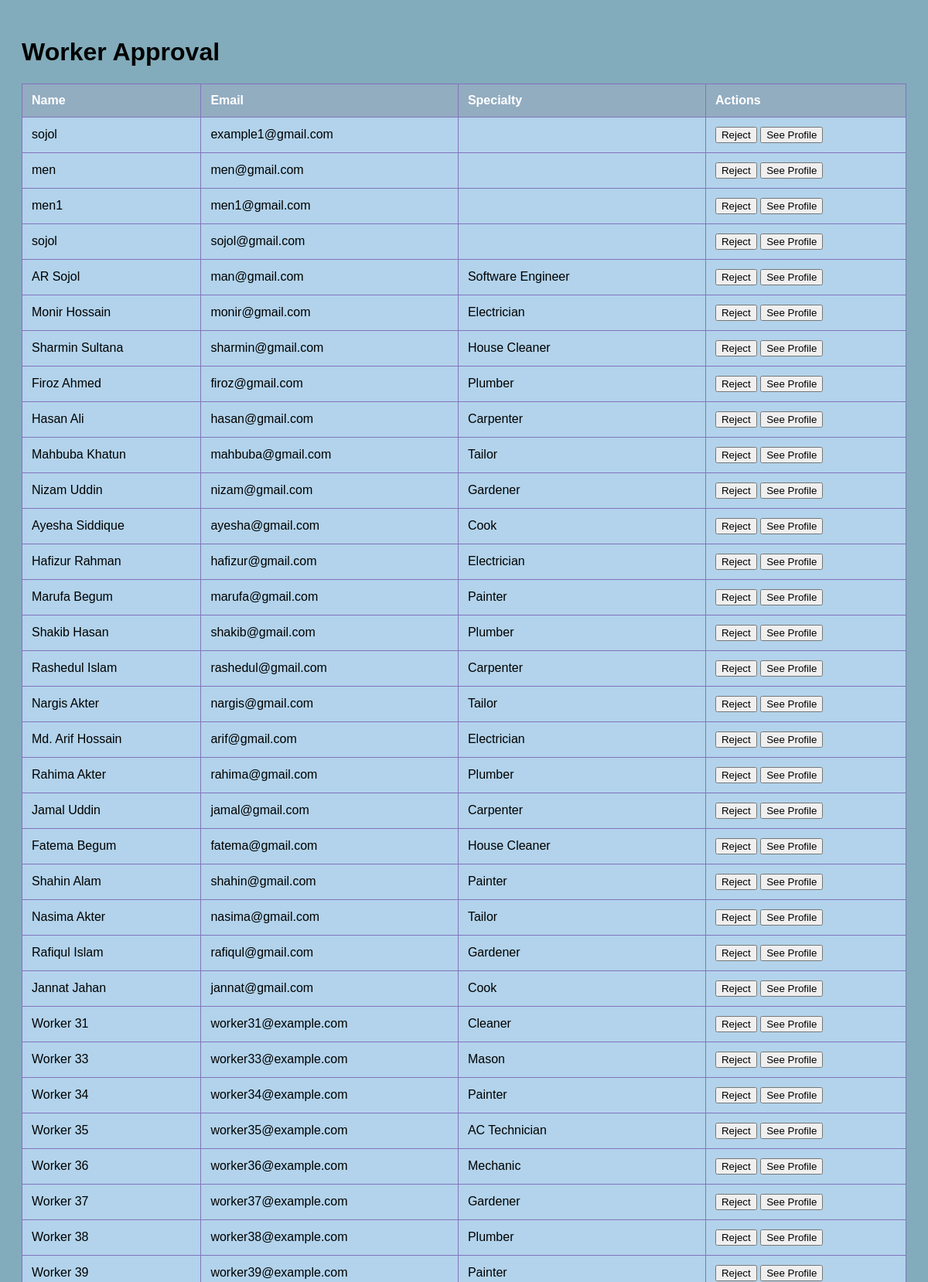
The page /worker_approval.php (upper part) on the database its author committed.
### tables this page shows
CREATE TABLE `workers` (
  `worker_id` int(11) NOT NULL,
  `name` varchar(100) NOT NULL,
  `phone` varchar(15) NOT NULL,
  `email` varchar(150) DEFAULT NULL,
  `address` text DEFAULT NULL,
  `specialty` varchar(100) NOT NULL,
  `experience_years` int(11) DEFAULT NULL,
  `bio` text DEFAULT NULL,
  `hourly_rate` decimal(10,2) DEFAULT NULL,
  `profile_photo` mediumblob DEFAULT NULL,
  `created_at` datetime DEFAULT current_timestamp(),
  `Status` varchar(20) DEFAULT NULL,
  `password` varchar(255) DEFAULT NULL,
  `specialty_id` int(11) DEFAULT NULL,
  `approved` tinyint(1) DEFAULT NULL
);

### worker_approval.php (the view, shortened to what this page needs)
<?php
include 'db.php';
$pending_workers = $pdo->query("SELECT * FROM workers WHERE approved IS NULL")->fetchAll(PDO::FETCH_ASSOC);
?>
<!DOCTYPE html>
<html lang="en">
<head>
</head>
<body>
    <h1>Worker Approval</h1>
    <table>
        <tr>
            <th>Name</th>
            <th>Email</th>
            <th>Specialty</th>
            <th>Actions</th>
        </tr>
        <?php foreach ($pending_workers as $worker): ?>
            <tr>
                <td><a href="worker_profile_view.php?worker_id=<?= $worker['worker_id'] ?>"><?= $worker['name'] ?></a></td>
                <td><?= $worker['email'] ?></td>
                <td><?= $worker['specialty'] ?></td>
                <td>
                    <form method="POST" action="admin_actions.php" style="display: inline;">
                        <button type="submit">Reject</button>
                    </form>
                <button class="profile-btn" onclick="window.location.href='worker_profile_view.php?worker_id=<?php echo $worker['worker_id']; ?>'">See Profile</button>
                </td>
            </tr>
        <?php endforeach; ?>
    </table>
</body>
</html>

### worker_approval.php (style rules this page uses)
body { background-color: rgb(130, 172, 187); font-family: Arial, sans-serif; padding: 20px; }
table { width: 100%; border-collapse: collapse; margin: 20px 0; }
table, th, td { border: 1px solid rgb(130, 116, 189); }
th, td { padding: 12px; text-align: left; }
th { background-color: rgb(146, 172, 192); color: white; }
td { background-color: rgb(178, 211, 235);; }
a { color: black; text-decoration: none; }

### rows shown on the page
workers: name "sojol", email "example1@gmail.com"
workers: name "men", email "men@gmail.com"
workers: name "men1", email "men1@gmail.com"
workers: name "sojol", email "sojol@gmail.com"
workers: name "AR Sojol", email "man@gmail.com", specialty "Software Engineer"
workers: name "Monir Hossain", email "monir@gmail.com", specialty "Electrician"
workers: name "Sharmin Sultana", email "sharmin@gmail.com", specialty "House Cleaner"
workers: name "Firoz Ahmed", email "firoz@gmail.com", specialty "Plumber"
workers: name "Hasan Ali", email "hasan@gmail.com", specialty "Carpenter"
workers: name "Mahbuba Khatun", email "mahbuba@gmail.com", specialty "Tailor"
workers: name "Nizam Uddin", email "nizam@gmail.com", specialty "Gardener"
workers: name "Ayesha Siddique", email "ayesha@gmail.com", specialty "Cook"
workers: name "Hafizur Rahman", email "hafizur@gmail.com", specialty "Electrician"
workers: name "Marufa Begum", email "marufa@gmail.com", specialty "Painter"
workers: name "Shakib Hasan", email "shakib@gmail.com", specialty "Plumber"
workers: name "Rashedul Islam", email "rashedul@gmail.com", specialty "Carpenter"
workers: name "Nargis Akter", email "nargis@gmail.com", specialty "Tailor"
workers: name "Md. Arif Hossain", email "arif@gmail.com", specialty "Electrician"
workers: name "Rahima Akter", email "rahima@gmail.com", specialty "Plumber"
workers: name "Jamal Uddin", email "jamal@gmail.com", specialty "Carpenter"
workers: name "Fatema Begum", email "fatema@gmail.com", specialty "House Cleaner"
workers: name "Shahin Alam", email "shahin@gmail.com", specialty "Painter"
workers: name "Nasima Akter", email "nasima@gmail.com", specialty "Tailor"
workers: name "Rafiqul Islam", email "rafiqul@gmail.com", specialty "Gardener"
workers: name "Jannat Jahan", email "jannat@gmail.com", specialty "Cook"
workers: name "Worker 31", email "worker31@example.com", specialty "Cleaner"
workers: name "Worker 33", email "worker33@example.com", specialty "Mason"
workers: name "Worker 34", email "worker34@example.com", specialty "Painter"
workers: name "Worker 35", email "worker35@example.com", specialty "AC Technician"
workers: name "Worker 36", email "worker36@example.com", specialty "Mechanic"
workers: name "Worker 37", email "worker37@example.com", specialty "Gardener"
workers: name "Worker 38", email "worker38@example.com", specialty "Plumber"
workers: name "Worker 39", email "worker39@example.com", specialty "Painter"
